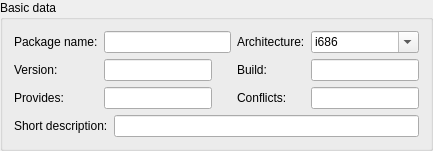
          <widget class="QGroupBox" name="groupBox_7">
           <property name="sizePolicy">
            <sizepolicy hsizetype="Expanding" vsizetype="Fixed">
             <horstretch>0</horstretch>
             <verstretch>0</verstretch>
            </sizepolicy>
           </property>
           <property name="title">
            <string>Basic data</string>
           </property>
           <layout class="QGridLayout">
            <item row="0" column="0">
             <widget class="QLabel" name="label">
              <property name="text">
               <string>Package name:</string>
              </property>
             </widget>
            </item>
            <item row="0" column="1" colspan="3">
             <widget class="QLineEdit" name="NameEdit"/>
            </item>
            <item row="0" column="4">
             <widget class="QLabel" name="label_3">
              <property name="text">
               <string>Architecture:</string>
              </property>
             </widget>
            </item>
            <item row="0" column="5">
             <widget class="QComboBox" name="ArchComboBox">
              <property name="editable">
               <bool>true</bool>
              </property>
              <property name="currentIndex">
               <number>0</number>
              </property>
              <item>
               <property name="text">
                <string>i686</string>
               </property>
              </item>
              <item>
               <property name="text">
                <string>x86_64</string>
               </property>
              </item>
              <item>
               <property name="text">
                <string>noarch</string>
               </property>
              </item>
              <item>
               <property name="text">
                <string>fw</string>
               </property>
              </item>
             </widget>
            </item>
            <item row="1" column="0">
             <widget class="QLabel" name="label_2">
              <property name="text">
               <string>Version:</string>
              </property>
             </widget>
            </item>
            <item row="1" column="1">
             <widget class="QLineEdit" name="VersionEdit"/>
            </item>
            <item row="1" column="2">
             <widget class="QLabel" name="label_12">
              <property name="text">
               <string/>
              </property>
             </widget>
            </item>
            <item row="1" column="4">
             <widget class="QLabel" name="label_4">
              <property name="text">
               <string>Build:</string>
              </property>
             </widget>
            </item>
            <item row="1" column="5">
             <widget class="QLineEdit" name="BuildEdit"/>
            </item>
            <item row="3" column="0" colspan="6">
             <layout class="QHBoxLayout">
              <property name="spacing">
               <number>6</number>
              </property>
              <property name="margin">
               <number>0</number>
              </property>
              <item>
               <widget class="QLabel" name="label_5">
                <property name="text">
                 <string>Short description:</string>
                </property>
               </widget>
              </item>
              <item>
               <widget class="QLineEdit" name="ShortDescriptionEdit"/>
              </item>
             </layout>
            </item>
            <item row="2" column="0">
             <widget class="QLabel" name="label_15">
              <property name="text">
               <string>Provides:</string>
              </property>
             </widget>
            </item>
            <item row="2" column="1">
             <widget class="QLineEdit" name="providesEdit"/>
            </item>
            <item row="2" column="4">
             <widget class="QLabel" name="label_16">
              <property name="text">
               <string>Conflicts:</string>
              </property>
             </widget>
            </item>
            <item row="2" column="5">
             <widget class="QLineEdit" name="conflictsEdit"/>
            </item>
           </layout>
          </widget>
